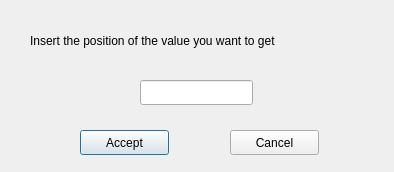
<?xml version="1.0" encoding="UTF-8"?>
<ui version="4.0">
 <class>popupwindow4</class>
 <widget class="QDialog" name="popupwindow4">
  <property name="geometry">
   <rect>
    <x>0</x>
    <y>0</y>
    <width>394</width>
    <height>172</height>
   </rect>
  </property>
  <property name="windowTitle">
   <string>Dialog</string>
  </property>
  <widget class="QLineEdit" name="lineEdit">
   <property name="geometry">
    <rect>
     <x>140</x>
     <y>80</y>
     <width>113</width>
     <height>25</height>
    </rect>
   </property>
  </widget>
  <widget class="QLabel" name="label">
   <property name="geometry">
    <rect>
     <x>30</x>
     <y>30</y>
     <width>331</width>
     <height>21</height>
    </rect>
   </property>
   <property name="text">
    <string>Insert the position of the value you want to get</string>
   </property>
  </widget>
  <widget class="QPushButton" name="pushButton">
   <property name="geometry">
    <rect>
     <x>80</x>
     <y>130</y>
     <width>89</width>
     <height>25</height>
    </rect>
   </property>
   <property name="text">
    <string>Accept</string>
   </property>
  </widget>
  <widget class="QPushButton" name="pushButton_2">
   <property name="geometry">
    <rect>
     <x>230</x>
     <y>130</y>
     <width>89</width>
     <height>25</height>
    </rect>
   </property>
   <property name="text">
    <string>Cancel</string>
   </property>
  </widget>
 </widget>
 <resources/>
 <connections/>
</ui>
